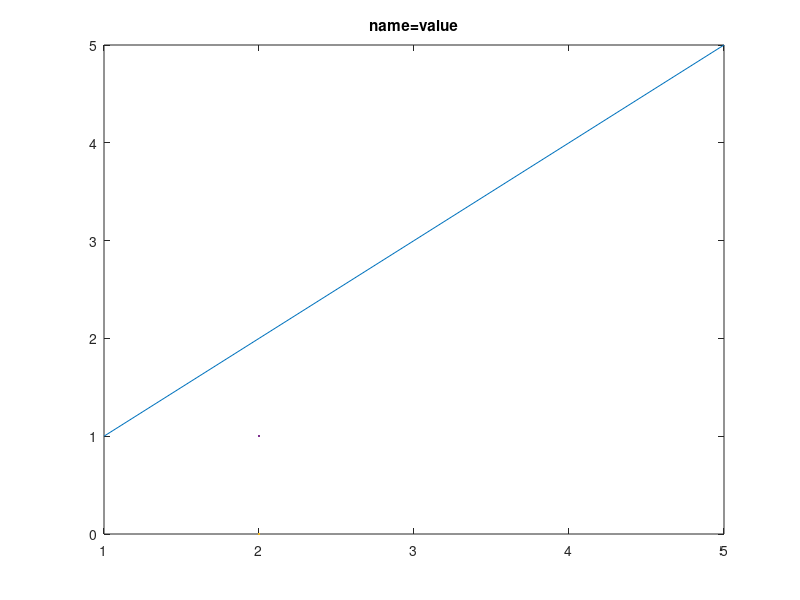

The MATLAB script that drew this image:
% Name=Value call arguments (R2021a+): `f(Name=val)` lowers to the classic
% `f('Name', val)` pair. Exercised through plot (a name-value consumer).
% Also guards that a single `=` after an identifier triggers name-value but
% `==` stays a comparison.
x = 1:5;
plot(x, x, LineWidth=2, Color=[0 0 1]);
title('name=value');

a = 3;
if a == 3                 % `==` must NOT be parsed as a name-value argument
    disp('eq works');
end
disp('name=value ok');
